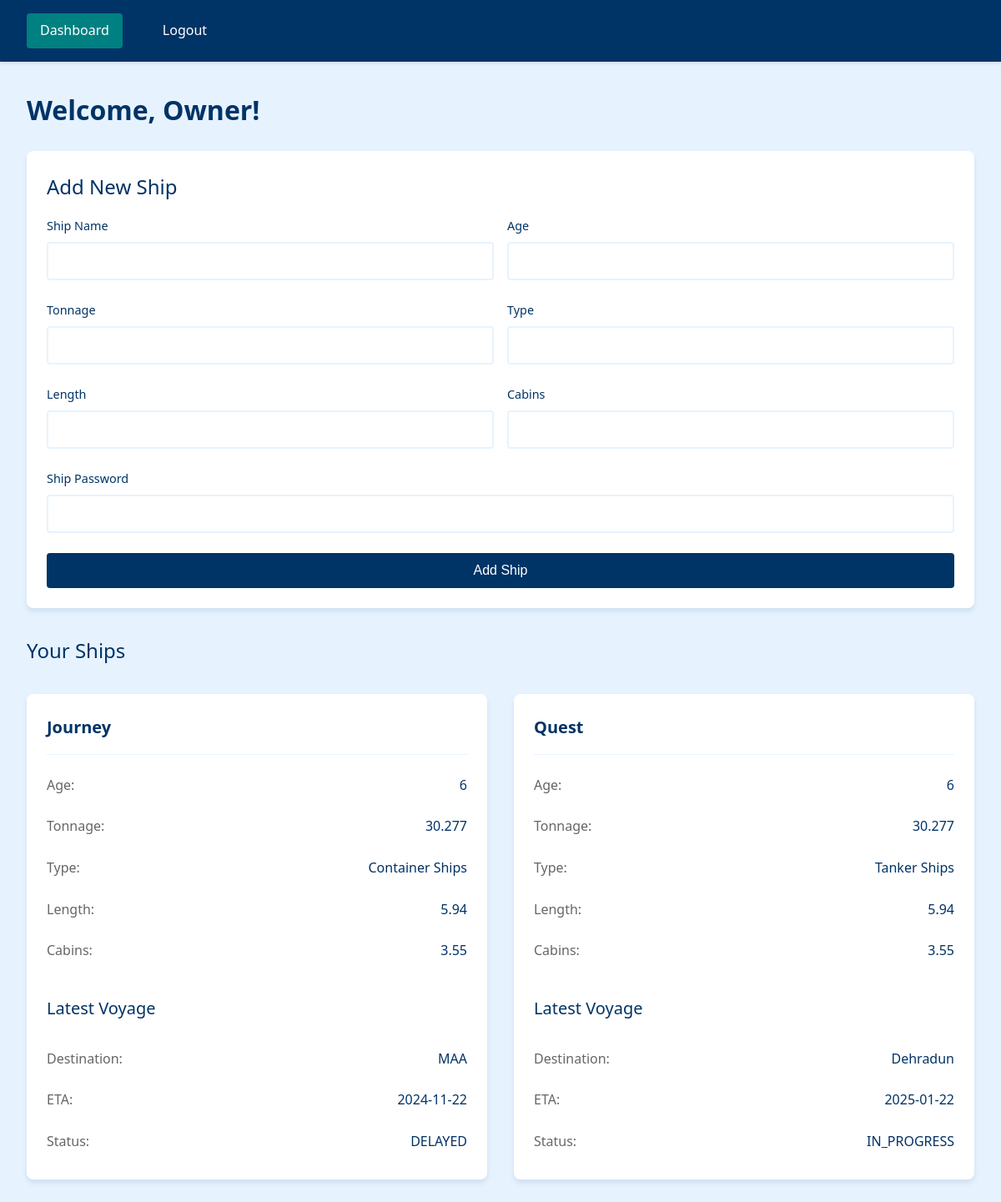
/owner_dashboard (signed in), run on the app's committed database.
### tables this page shows
CREATE TABLE ships (
            id INTEGER PRIMARY KEY AUTOINCREMENT,
            name TEXT NOT NULL,
            owner_id INTEGER,               -- Foreign key linking to owners table
            age INTEGER,
            tonnage REAL,
            type TEXT,
            length REAL,
            cabins REAL,
            password TEXT,
            FOREIGN KEY (owner_id) REFERENCES owners (id)
        );

CREATE TABLE voyages (
            id INTEGER PRIMARY KEY AUTOINCREMENT,
            ship_id INTEGER,
            destination TEXT NOT NULL,
            eta TEXT NOT NULL,
            status TEXT NOT NULL,
            FOREIGN KEY (ship_id) REFERENCES ships (id)
        );

### app.py (the view)
@app.route('/owner_dashboard')
def owner_dashboard():
    username = session.get('username')
    if not username:
        return redirect('/login')
    conn = get_db_connection()
    cursor = conn.cursor()
    cursor.execute('''
        SELECT owners.id FROM owners
        JOIN users ON owners.user_id = users.id
        WHERE users.username = ?
    ''', (username,))
    owner = cursor.fetchone()
    if not owner:
        flash('Owner not found.')
        conn.close()
        return redirect('/login')
    owner_id = owner['id']
    cursor.execute('''
        SELECT id, name, age, tonnage, type, length, cabins FROM ships
        WHERE owner_id = ?
    ''', (owner_id,))
    ships = cursor.fetchall()
    ship_voyages = []
    for ship in ships:
        cursor.execute('''
            SELECT destination, eta, status FROM voyages
            WHERE ship_id = ?
            ORDER BY eta DESC
            LIMIT 1
        ''', (ship['id'],))
        voyage = cursor.fetchone()
        ship_voyages.append({
            'name': ship['name'],
            'age': ship['age'],
            'tonnage': ship['tonnage'],
            'type': ship['type'],
            'length': ship['length'],
            'cabins': ship['cabins'],
            'voyage_destination': voyage['destination'] if voyage else 'No Voyage',
            'voyage_eta': voyage['eta'] if voyage else 'N/A',
            'voyage_status': voyage['status'] if voyage else 'N/A'
        })
    conn.close()
    return render_template('owner_dashboard.html', ships=ship_voyages)

### app.py (called while the page is built)
def get_db_connection():
    conn = sqlite3.connect('database.db')
    conn.row_factory = sqlite3.Row  # To access columns by name
    return conn

### templates/owner_dashboard.html (shortened to what this page needs)
<!DOCTYPE html>
<html lang="en">
<head>
    <link rel="stylesheet" href="../static/css/styles.css">
</head>
<body>
    <nav class="main-nav">
        <div class="nav-container">
            <div class="nav-links">
                <a href="/owner_dashboard" class="nav-link active">Dashboard</a>
                <a href="/login" class="nav-link">Logout</a>
            </div>
        </div>
    </nav>
    <div class="dashboard-container">
        <header class="dashboard-header">
            <h2 class="page-title">Welcome, Owner!</h2>
        </header>
        <div class="dashboard-content">
            <section class="add-ship-section card">
                <h3 class="section-title">Add New Ship</h3>
                <form method="post" action="/add_ship" class="form">
                    <div class="form-row">
                        <div class="form-group">
                            <label for="name">Ship Name</label>
                            <input type="text" id="name" name="name" required>
                        </div>
                        <div class="form-group">
                            <label for="age">Age</label>
                            <input type="number" id="age" name="age" required>
                        </div>
                    </div>
                    <div class="form-row">
                        <div class="form-group">
                            <label for="tonnage">Tonnage</label>
                            <input type="number" step="0.01" id="tonnage" name="tonnage" required>
                        </div>
                        <div class="form-group">
                            <label for="type">Type</label>
                            <input type="text" id="type" name="type" required>
                        </div>
                    </div>
                    <div class="form-row">
                        <div class="form-group">
                            <label for="length">Length</label>
                            <input type="number" step="0.01" id="length" name="length" required>
                        </div>
                        <div class="form-group">
                            <label for="cabins">Cabins</label>
                            <input type="number" step="0.01" id="cabins" name="cabins" required>
                        </div>
                    </div>
                    <div class="form-group">
                        <label for="password">Ship Password</label>
                        <input type="password" id="password" name="password" required>
                    </div>
                    <button type="submit" class="btn btn-primary">Add Ship</button>
                </form>
            </section>
            <section class="ships-section">
                <h3 class="section-title">Your Ships</h3>
                <div class="ships-grid">
                    {% for ship in ships %}
                        <div class="ship-card card">
                            <div class="ship-header">
                                <h3 class="ship-name">{{ ship.name }}</h3>
                            </div>
                            <div class="ship-details">
                                <div class="detail-item">
                                    <span class="detail-label">Age:</span>
                                    <span class="detail-value">{{ ship.age }}</span>
                                </div>
                                <div class="detail-item">
                                    <span class="detail-label">Tonnage:</span>
                                    <span class="detail-value">{{ ship.tonnage }}</span>
                                </div>
                                <div class="detail-item">
                                    <span class="detail-label">Type:</span>
                                    <span class="detail-value">{{ ship.type }}</span>
                                </div>
                                <div class="detail-item">
                                    <span class="detail-label">Length:</span>
                                    <span class="detail-value">{{ ship.length }}</span>
                                </div>
                                <div class="detail-item">
                                    <span class="detail-label">Cabins:</span>
                                    <span class="detail-value">{{ ship.cabins }}</span>
                                </div>
                            </div>
                            <div class="voyage-details">
                                <h4 class="subsection-title">Latest Voyage</h4>
                                <div class="detail-item">
                                    <span class="detail-label">Destination:</span>
                                    <span class="detail-value">{{ ship.voyage_destination }}</span>
                                </div>
                                <div class="detail-item">
                                    <span class="detail-label">ETA:</span>
                                    <span class="detail-value">{{ ship.voyage_eta }}</span>
                                </div>
                                <div class="detail-item">
                                    <span class="detail-label">Status:</span>
                                    <span class="detail-value status">{{ ship.voyage_status }}</span>
                                </div>
                            </div>
                        </div>
                    {% endfor %}
                </div>
            </section>
        </div>
    </div>
</body>
</html>

### static/css/styles.css (style rules this page uses)
* { margin: 0; padding: 0; box-sizing: border-box; }
body { font-family: 'Segoe UI', system-ui, -apple-system, sans-serif; line-height: 1.6; background-color: #E6F3FF; color: #333; min-height: 100vh; }
.main-nav { background-color: #003366; padding: 1rem 0; box-shadow: 0 2px 4px rgba(0, 0, 0, 0.1); }
.nav-container { max-width: 1200px; margin: 0 auto; padding: 0 2rem; }
.nav-links { display: flex; gap: 2rem; }
.nav-link { color: #FFFFFF; text-decoration: none; padding: 0.5rem 1rem; border-radius: 4px; transition: background-color 0.3s ease; }
.nav-link.active { background-color: #008080; }
.container, .dashboard-container { max-width: 1200px; margin: 0 auto; padding: 2rem; min-height: calc(100vh - 64px); }
.dashboard-content { display: flex; flex-direction: column; gap: 2rem; }
.dashboard-grid, .message-grid, .ships-grid { display: grid; grid-template-columns: repeat(auto-fit, minmax(300px, 1fr)); gap: 2rem; margin-top: 2rem; }
.card { background: #FFFFFF; border-radius: 8px; box-shadow: 0 4px 6px rgba(0, 51, 102, 0.1); padding: 1.5rem; transition: transform 0.3s ease; }
.page-title { color: #003366; font-size: 2rem; margin-bottom: 1.5rem; font-weight: 600; }
.section-title { color: #003366; font-size: 1.5rem; margin-bottom: 1rem; font-weight: 500; }
.subsection-title { color: #003366; font-size: 1.25rem; margin: 1rem 0; font-weight: 500; }
.form { display: flex; flex-direction: column; gap: 1.5rem; }
.form-row { display: grid; grid-template-columns: repeat(auto-fit, minmax(200px, 1fr)); gap: 1rem; }
.form-group { display: flex; flex-direction: column; gap: 0.5rem; }
label { color: #003366; font-weight: 500; font-size: 0.9rem; }
input, select, textarea { padding: 0.75rem; border: 2px solid #E6F3FF; border-radius: 4px; font-size: 1rem; transition: border-color 0.3s ease; }
.btn { padding: 0.75rem 1.5rem; border: none; border-radius: 4px; font-size: 1rem; font-weight: 500; cursor: pointer; transition: all 0.3s ease; text-decoration: none; display: inline-block; text-align: center; }
.btn-primary { background-color: #003366; color: #FFFFFF; }
.ship-card { display: flex; flex-direction: column; gap: 1rem; }
.ship-header { padding-bottom: 1rem; border-bottom: 1px solid #E6F3FF; }
.ship-name { color: #003366; font-size: 1.25rem; font-weight: 600; }
.ship-details, .voyage-details { display: flex; flex-direction: column; gap: 0.5rem; }
.detail-item { display: flex; justify-content: space-between; align-items: center; padding: 0.5rem 0; }
.detail-label { color: #666; font-weight: 500; }
.detail-value { color: #003366; font-weight: 500; }

### data on the page
ships: name "Journey", tonnage "30.277", type "Container Ships", length "5.94", cabins "3.55"
voyages: voyage_destination "MAA", voyage_eta "2024-11-22", voyage_status "DELAYED"
ships: name "Quest", tonnage "30.277", type "Tanker Ships", length "5.94", cabins "3.55"
voyages: voyage_destination "Dehradun", voyage_eta "2025-01-22", voyage_status "IN_PROGRESS"

### other printed values
{{ ship.age }} "6" "6"
